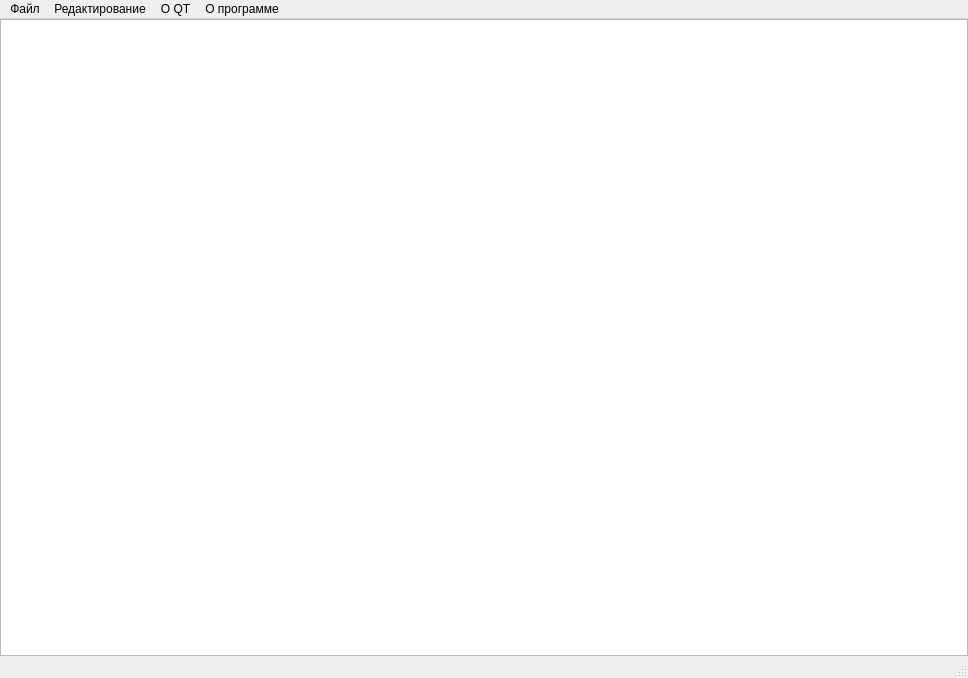
<?xml version="1.0" encoding="UTF-8"?>
<ui version="4.0">
 <class>MainWindow</class>
 <widget class="QMainWindow" name="MainWindow">
  <property name="geometry">
   <rect>
    <x>0</x>
    <y>0</y>
    <width>968</width>
    <height>678</height>
   </rect>
  </property>
  <property name="windowTitle">
   <string>MainWindow</string>
  </property>
  <widget class="QWidget" name="centralwidget">
   <layout class="QHBoxLayout" name="horizontalLayout">
    <property name="leftMargin">
     <number>0</number>
    </property>
    <property name="topMargin">
     <number>0</number>
    </property>
    <property name="rightMargin">
     <number>0</number>
    </property>
    <property name="bottomMargin">
     <number>0</number>
    </property>
    <item>
     <widget class="QTextEdit" name="textEdit"/>
    </item>
   </layout>
  </widget>
  <widget class="QMenuBar" name="menubar">
   <property name="geometry">
    <rect>
     <x>0</x>
     <y>0</y>
     <width>968</width>
     <height>21</height>
    </rect>
   </property>
   <widget class="QMenu" name="menu">
    <property name="title">
     <string>Файл</string>
    </property>
    <addaction name="actionNew"/>
    <addaction name="actionOpen"/>
    <addaction name="actionSave"/>
    <addaction name="actionSaveAs"/>
    <addaction name="actionClose"/>
    <addaction name="actionSelectFont"/>
    <addaction name="separator"/>
    <addaction name="actionExit"/>
    <addaction name="separator"/>
   </widget>
   <widget class="QMenu" name="menu_QT">
    <property name="title">
     <string>О QT</string>
    </property>
    <addaction name="actionAboutQt"/>
   </widget>
   <widget class="QMenu" name="menu_2">
    <property name="title">
     <string>Редактирование</string>
    </property>
    <addaction name="actionCut"/>
    <addaction name="actionPaste"/>
    <addaction name="actionCopy"/>
    <addaction name="separator"/>
   </widget>
   <widget class="QMenu" name="menu_3">
    <property name="title">
     <string>О программе</string>
    </property>
    <addaction name="actionAbout"/>
   </widget>
   <addaction name="menu"/>
   <addaction name="menu_2"/>
   <addaction name="menu_QT"/>
   <addaction name="menu_3"/>
  </widget>
  <widget class="QStatusBar" name="statusbar"/>
  <action name="actionClose">
   <property name="text">
    <string>Закрыть</string>
   </property>
   <property name="toolTip">
    <string>Закрыть текущее окно</string>
   </property>
   <property name="shortcut">
    <string>Ctrl+W</string>
   </property>
  </action>
  <action name="actionExit">
   <property name="text">
    <string>Выход</string>
   </property>
   <property name="toolTip">
    <string>Закрыть приложение</string>
   </property>
  </action>
  <action name="actionNew">
   <property name="icon">
    <iconset resource="texteditor.qrc">
     <normaloff>:/new/prefix1/new.png</normaloff>:/new/prefix1/new.png</iconset>
   </property>
   <property name="text">
    <string>Создать</string>
   </property>
   <property name="toolTip">
    <string>Создать новый документ</string>
   </property>
   <property name="shortcut">
    <string>Ctrl+N</string>
   </property>
  </action>
  <action name="actionSelectFont">
   <property name="text">
    <string>Select Font</string>
   </property>
   <property name="toolTip">
    <string>Select the display font</string>
   </property>
  </action>
  <action name="actionAbout">
   <property name="text">
    <string>About</string>
   </property>
  </action>
  <action name="actionAboutQt">
   <property name="text">
    <string>About Qt</string>
   </property>
  </action>
  <action name="actionCut">
   <property name="icon">
    <iconset>
     <normaloff>cut.png</normaloff>cut.png</iconset>
   </property>
   <property name="text">
    <string>Cut</string>
   </property>
   <property name="toolTip">
    <string>Cut</string>
   </property>
   <property name="shortcut">
    <string>Ctrl+X</string>
   </property>
  </action>
  <action name="actionCopy">
   <property name="icon">
    <iconset resource="texteditor.qrc">
     <normaloff>:/new/prefix1/copy.png</normaloff>:/new/prefix1/copy.png</iconset>
   </property>
   <property name="text">
    <string>Copy</string>
   </property>
   <property name="toolTip">
    <string>Copy</string>
   </property>
   <property name="shortcut">
    <string>Ctrl+C</string>
   </property>
  </action>
  <action name="actionPaste">
   <property name="icon">
    <iconset resource="texteditor.qrc">
     <normaloff>:/new/prefix1/paste.png</normaloff>:/new/prefix1/paste.png</iconset>
   </property>
   <property name="text">
    <string>Paste</string>
   </property>
   <property name="toolTip">
    <string>Paste</string>
   </property>
   <property name="shortcut">
    <string>Ctrl+V</string>
   </property>
  </action>
  <action name="actionRedo">
   <property name="text">
    <string>Redo</string>
   </property>
   <property name="toolTip">
    <string>redo the last action</string>
   </property>
   <property name="shortcut">
    <string>Ctrl+Y</string>
   </property>
  </action>
  <action name="actionUndo">
   <property name="text">
    <string>Undo</string>
   </property>
   <property name="toolTip">
    <string>Undo the last action</string>
   </property>
   <property name="shortcut">
    <string>Ctrl+Z</string>
   </property>
  </action>
  <action name="actionOpen">
   <property name="icon">
    <iconset resource="texteditor.qrc">
     <normaloff>:/new/prefix1/open.png</normaloff>:/new/prefix1/open.png</iconset>
   </property>
   <property name="text">
    <string>Open</string>
   </property>
   <property name="toolTip">
    <string>Open a document</string>
   </property>
   <property name="shortcut">
    <string>Ctrl+O</string>
   </property>
  </action>
  <action name="actionSave">
   <property name="icon">
    <iconset resource="texteditor.qrc">
     <normaloff>:/new/prefix1/save.png</normaloff>:/new/prefix1/save.png</iconset>
   </property>
   <property name="text">
    <string>Save</string>
   </property>
   <property name="toolTip">
    <string>Save document</string>
   </property>
   <property name="shortcut">
    <string>Ctrl+S</string>
   </property>
  </action>
  <action name="actionSaveAs">
   <property name="text">
    <string>Save As</string>
   </property>
   <property name="toolTip">
    <string>Save document as</string>
   </property>
   <property name="shortcut">
    <string>Ctrl+Shift+S</string>
   </property>
  </action>
 </widget>
 <resources>
  <include location="texteditor.qrc"/>
 </resources>
 <connections/>
</ui>
